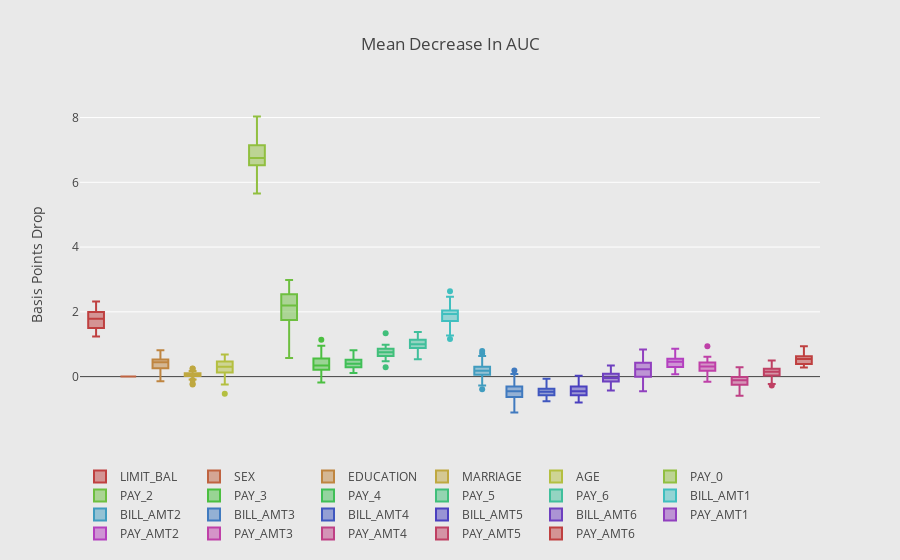

The notebook cell this image was saved under:
### Code cell
N = len(x_test.columns) # Number of boxes

c = ['hsl('+str(h)+',50%'+',50%)' for h in np.linspace(0, 360, N)]

data = [{
    'y': np.array(score_decreases)[:, i]*100, 
    'name': var_roles[var_roles.Feature==x_test.columns[i]].Variable.values[0],
    'type':'box',
    'marker':{'color': c[i]}
    } for i in range(int(N))]

# format the layout
layout = go.Layout(
            title=go.layout.Title(
                text='Mean Decrease In AUC',
                xref='paper',
            ),
            legend=dict(orientation="h"),
            barmode='group', 
            xaxis=dict(
                showgrid=False,
                zeroline=False, 
                tickangle=60,
                showticklabels=False
            ),
            yaxis=dict(
                title='Basis Points Drop',
                zeroline=True,
                gridcolor='white', 
                #range=[0, 10]
            ), 
            paper_bgcolor = 'rgb(233,233,233)', 
            plot_bgcolor = 'rgb(233,233,233)'
)


fig = go.Figure(data=data, layout=layout)
iplot(fig)
